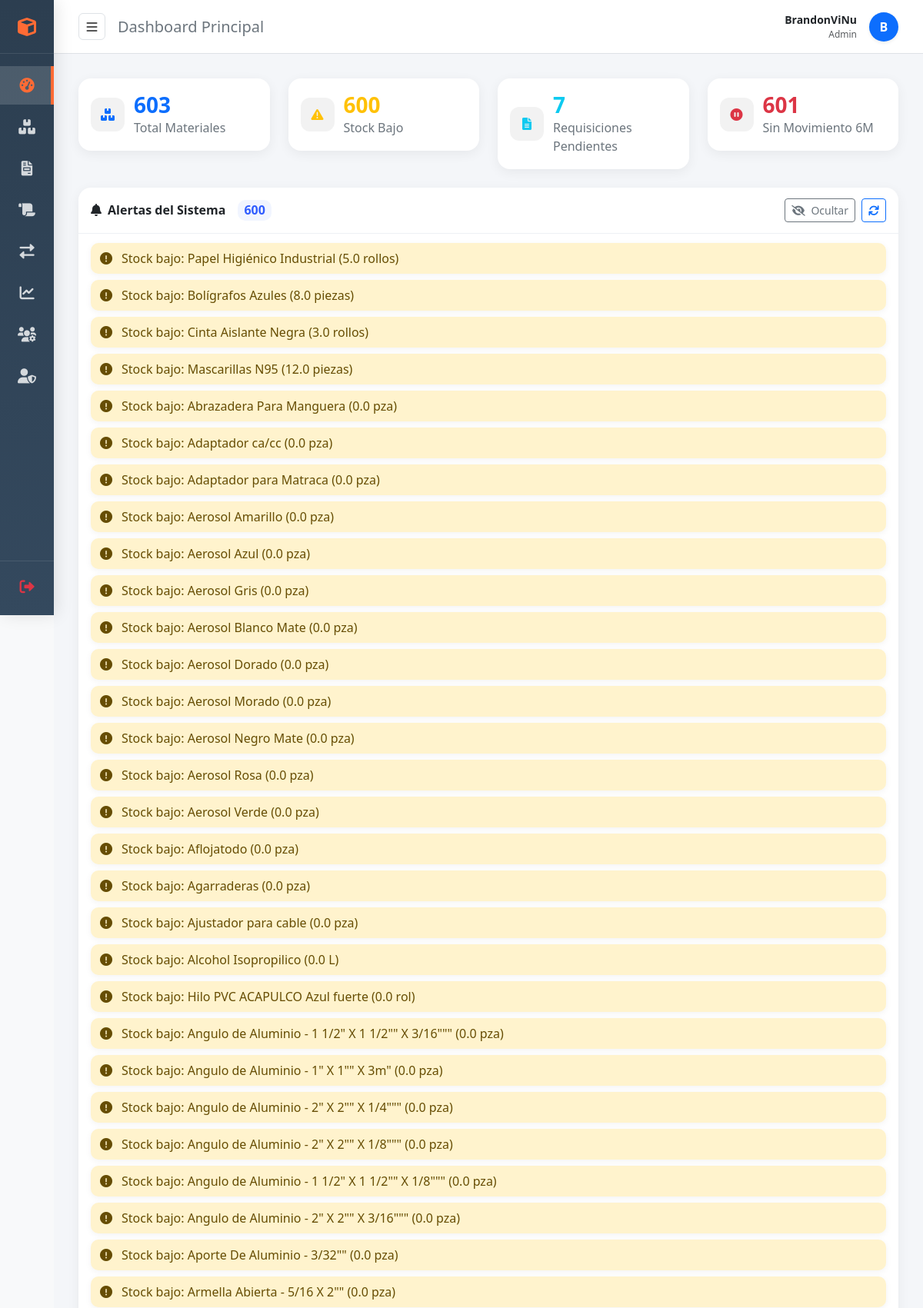
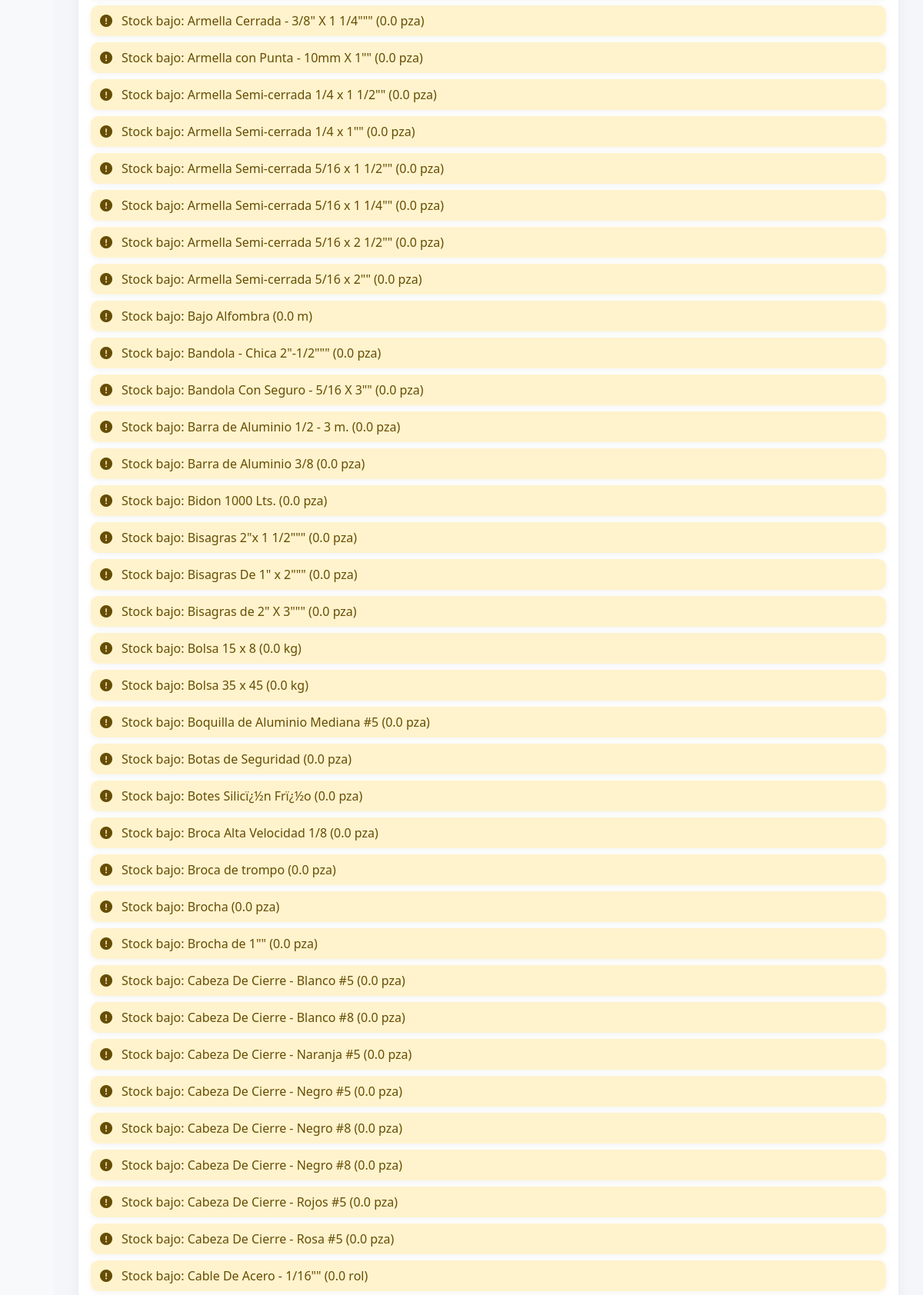
/ (signed in, upper part), run on the app's committed database (2 pictures, top to bottom).
### models.py (models this page shows, shortened)
class User(UserMixin, db.Model):
    id = db.Column(db.Integer, primary_key=True)
    username = db.Column(db.String(80), unique=True, nullable=False)
    email = db.Column(db.String(120), unique=True, nullable=False)
    password_hash = db.Column(db.String(120), nullable=False)
    role = db.Column(db.String(50), nullable=False, default='requisitador')
    department = db.Column(db.String(100), nullable=True)
    is_leader = db.Column(db.Boolean, default=False)
    is_verified = db.Column(db.Boolean, default=False)
    verified_at = db.Column(db.DateTime)
    created_at = db.Column(db.DateTime, default=datetime.utcnow)

### app.py (the view)
@app.route('/')
@login_required
def dashboard():
    total_materials = Material.query.count()
    low_stock_materials = Material.query.filter(Material.current_stock <= Material.min_stock).count()
    alerts = []
    if current_user.role == 'requisitador':
        pending_requests = Request.query.filter_by(
            user_id=current_user.id,
            status='pendiente'
        ).count()
        my_recent_requests = Request.query.filter_by(user_id=current_user.id).order_by(Request.created_at.desc()).limit(5).all()
        for req in my_recent_requests:
            alert_type = 'info'
            if req.status == 'pendiente': alert_type = 'warning'
            elif req.status == 'aprobada': alert_type = 'success'
            elif req.status == 'rechazada': alert_type = 'danger'
            elif req.status == 'entregada': alert_type = 'primary'
            alerts.append({
                'type': alert_type,
                'message': f'Tu Requisición #{req.id} está actualmente: {req.status.upper()}'
            })
    else:
        pending_requests = Request.query.filter_by(status='pendiente').count()
        low_stock = Material.query.filter(Material.current_stock <= Material.min_stock).all()
        for material in low_stock:
            alerts.append({
                'type': 'warning',
                'message': f'Stock bajo: {material.name} ({material.current_stock} {material.unit})'
            })
    six_months_ago = datetime.utcnow() - timedelta(days=180)
    no_movement_materials = Material.query.filter(
        (Material.last_movement < six_months_ago) | (Material.last_movement.is_(None))
    ).count()
    return render_template('dashboard.html',
                         total_materials=total_materials,
                         low_stock_materials=low_stock_materials,
                         pending_requests=pending_requests,
                         no_movement_materials=no_movement_materials,
                         alerts=alerts)

### app.py (called while the page is built, shortened)
@app.context_processor
def inject_globals():
    try:
        active_depts = Department.query.filter_by(is_active=True).order_by(Department.name).all()
        departments = active_depts if active_depts else DEPARTMENTS_STATIC
    except Exception:
        departments = DEPARTMENTS_STATIC
    try:
        categories = Category.query.filter_by(is_active=True).order_by(Category.name).all()
    except:
        categories = []
    try:
        units = Unit.query.filter_by(is_active=True).order_by(Unit.name).all()
    except:
        units = []
    return {
        'moment': datetime,
        'now': datetime.utcnow(),
        'departments': departments,
        'categories': categories,
        'units': units
    }

@login_manager.user_loader
def load_user(user_id):
    return User.query.get(int(user_id))

@app.context_processor
def inject_datetime():
    return {
        'moment': datetime,
        'now': datetime.utcnow()
    }

@app.context_processor
def inject_permissions():
    return dict(has_perm=lambda p: has_perm(current_user, p))

@app.after_request
def cleanup_temp_files(response):
    try:
        upload_folder = app.config['UPLOAD_FOLDER']
        if os.path.exists(upload_folder):
            now = datetime.now()
    except:
        pass
    return response

### templates/dashboard.html (shortened to what this page needs)
{% extends "base.html" %}
{% block page_title %}Dashboard Principal{% endblock %}
{% block content %}
<div class="row">
  <div class="col-md-3 mb-4">
    <div class="stat-card text-primary">
      <div class="stat-icon"><i class="fas fa-boxes"></i></div>
      <h3>{{ total_materials }}</h3>
      <p>Total Materiales</p>
    </div>
  </div>
  <div class="col-md-3 mb-4">
    <div class="stat-card text-warning">
      <div class="stat-icon"><i class="fas fa-exclamation-triangle"></i></div>
      <h3>{{ low_stock_materials }}</h3>
      <p>Stock Bajo</p>
    </div>
  </div>
  <div class="col-md-3 mb-4">
    <div class="stat-card text-info">
      <div class="stat-icon"><i class="fas fa-file-alt"></i></div>
      <h3>{{ pending_requests }}</h3>
      <p>Requisiciones Pendientes</p>
    </div>
  </div>
  <div class="col-md-3 mb-4">
    <div class="stat-card text-danger">
      <div class="stat-icon"><i class="fas fa-pause-circle"></i></div>
      <h3>{{ no_movement_materials }}</h3>
      <p>Sin Movimiento 6M</p>
    </div>
  </div>
</div>
{% if alerts %}
<div class="row" id="alerts-row">
  <div class="col-12">
    <div class="alerts-wrapper">
      <div class="alerts-header">
        <h5 class="title mb-0">
          <i class="fas fa-bell"></i>
          Alertas del Sistema
          <span class="badge-soft ms-2">{{ alerts|length }}</span>
        </h5>
        <div class="d-flex align-items-center gap-2">
          <button id="toggle-alerts-btn" class="btn btn-sm btn-outline-secondary">
          </button>
          <button id="refresh-alerts-btn" class="btn btn-sm btn-outline-primary" title="Refrescar">
            <i class="fas fa-sync"></i>
          </button>
        </div>
      </div>
      <div class="alerts-body" id="alerts-body">
        {% for alert in alerts %}
        <div class="alert alert-{{ alert.type }} sys-alert compact mb-2" role="status">
          <i class="fas fa-exclamation-circle me-1"></i>
          <div>{{ alert.message }}</div>
        </div>
        {% endfor %}
      </div>
    </div>
  </div>
</div>
{% endif %}
{% endblock %}

### templates/base.html (shortened to what this page needs)
<!DOCTYPE html>
<html lang="es">
<head>
    <link href="https://cdn.jsdelivr.net/npm/bootstrap@5.3.0/dist/css/bootstrap.min.css" rel="stylesheet">
    <link href="https://cdnjs.cloudflare.com/ajax/libs/font-awesome/6.0.0/css/all.min.css" rel="stylesheet">
</head>
<body>
    {% if current_user.is_authenticated %}
    <div class="sidebar" id="sidebar">
        <div class="logo">
            <div class="logo-icon">
                <i class="fas fa-cube"></i>
            </div>
        </div>
        <div class="nav-group">
            <a class="nav-link" href="{{ url_for('dashboard') }}" title="Dashboard">
                <i class="fas fa-tachometer-alt"></i><span>Dashboard</span>
            </a>
            <a class="nav-link" href="{{ url_for('materials') }}" title="Materiales">
                <i class="fas fa-boxes"></i><span>Materiales</span>
            </a>
            <a class="nav-link" href="{{ url_for('requests') }}" title="Requisiciones">
                <i class="fas fa-file-invoice"></i><span>Requisiciones</span>
            </a>
            <a class="nav-link" href="{{ url_for('fabric_rolls') }}" title="Rollos de Tela">
                <i class="fas fa-scroll"></i><span>Rollos de Tela</span>
            </a>
            <a class="nav-link" href="{{ url_for('stock_movements') }}" title="Movimientos">
                <i class="fas fa-exchange-alt"></i><span>Movimientos</span>
            </a>
            {% if current_user.role != 'requisitador' %}
            <a class="nav-link" href="{{ url_for('reports') }}" title="Reportes">
                <i class="fas fa-chart-line"></i><span>Reportes</span>
            </a>
            {% endif %}
            {% if current_user.is_leader %}
            <a class="nav-link" href="{{ url_for('leader_dashboard') }}" title="Panel Líder">
                <i class="fas fa-users-cog"></i><span>Panel Líder</span>
            </a>
            {% endif %}
            {% if current_user.role == 'admin' %}
            <a class="nav-link {{ 'active' if request.path.startswith('/admin/users-and-codes') else '' }}"
                href="{{ url_for('admin_users_and_codes') }}" title="Usuarios & Códigos">
                <i class="fas fa-user-shield"></i><span>Usuarios & Códigos</span>
            </a>
            {% endif %}
        </div>
        <div class="sidebar-footer">
            <a class="nav-link" href="{{ url_for('logout') }}" title="Cerrar Sesión">
                <i class="fas fa-sign-out-alt text-danger"></i><span>Cerrar Sesión</span>
            </a>
        </div>
    </div>
    <div class="main-content" id="mainContent">
        <div class="top-navbar">
            <div class="d-flex align-items-center">
                <button class="toggle-btn me-3" id="toggleSidebar">
                    <i class="fas fa-bars"></i>
                </button>
                <h5 class="mb-0 text-secondary">{% block page_title %}Dashboard{% endblock %}</h5>
            </div>
            <div class="ms-auto user-menu">
                <div class="text-end d-none d-md-block">
                    <div class="fw-bold small mb-0">{{ current_user.username }}</div>
                    <div class="text-muted small" style="font-size: 0.75rem;">{{ current_user.role|title }}</div>
                </div>
                <div class="rounded-circle bg-primary text-white d-flex align-items-center justify-content-center fw-bold shadow-sm"
                    style="width: 38px; height: 38px;">
                    {{ current_user.username[0].upper() }}
                </div>
            </div>
        </div>
        <div class="content-area">
            {% block content %}{% endblock %}
        </div>
    </div>
    {% else %}
    {% block login_content %}{% endblock %}
    {% endif %}
</body>
</html>

### templates/base.html (style rules this page uses)
:root { --primary-color: #ff6b35; --primary-dark: #e55a2b; --primary-light: #ff8554; --secondary-color: #ff9558; --accent-color: #ffc93c; --success-color: #27ae60; --warning-color: #f39c12; --danger-color: #e74c3c; --dark-bg: #2c2c2c; --light-bg: #f8f9fa; --sidebar-width: 280px; --sidebar-collapsed: 70px; }
* { margin: 0; padding: 0; box-sizing: border-box; }
body { font-family: 'Segoe UI', Tahoma, Geneva, Verdana, sans-serif; background-color: var(--light-bg); overflow-x: hidden; }
.sidebar { position: fixed; top: 0; left: 0; height: 100vh; width: var(--sidebar-collapsed); background: linear-gradient(180deg, #2c3e50 0%, #34495e 100%); color: white; z-index: 1000; transition: width 0.3s cubic-bezier(0.4, 0, 0.2, 1); box-shadow: 4px 0 20px rgba(0, 0, 0, 0.1); display: flex; flex-direction: column; overflow-x: hidden; }
.sidebar .logo { height: 70px; min-height: 70px; display: flex; align-items: center; border-bottom: 1px solid rgba(255, 255, 255, 0.1); padding: 0; overflow: hidden; white-space: nowrap; }
.sidebar .logo-icon { width: var(--sidebar-collapsed); min-width: var(--sidebar-collapsed); display: flex; justify-content: center; align-items: center; font-size: 1.5rem; color: var(--primary-color); }
.sidebar .nav-group { flex: 1; overflow-y: auto; overflow-x: hidden; padding-top: 1rem; }
.sidebar .nav-link { display: flex; align-items: center; color: rgba(255, 255, 255, 0.8); height: 50px; text-decoration: none; transition: all 0.2s; position: relative; white-space: nowrap; margin-bottom: 4px; }
.sidebar .nav-link.active { color: var(--primary-color); background: rgba(255, 255, 255, 0.15); border-right: 4px solid var(--primary-color); }
.sidebar .nav-link i { width: var(--sidebar-collapsed); min-width: var(--sidebar-collapsed); display: flex; justify-content: center; align-items: center; font-size: 1.2rem; transition: transform 0.2s; }
.sidebar-footer { border-top: 1px solid rgba(255, 255, 255, 0.1); padding: 0.5rem 0; }
.main-content { margin-left: var(--sidebar-collapsed); min-height: 100vh; transition: margin-left 0.3s cubic-bezier(0.4, 0, 0.2, 1); background-color: #f4f6f9; display: flex; flex-direction: column; }
.top-navbar { height: 70px; background: white; border-bottom: 1px solid #dee2e6; display: flex; align-items: center; padding: 0 2rem; position: sticky; top: 0; z-index: 900; }
.toggle-btn { background: transparent; border: 1px solid #dee2e6; color: #555; width: 35px; height: 35px; border-radius: 6px; display: flex; align-items: center; justify-content: center; cursor: pointer; transition: all 0.2s; }
.content-area { padding: 2rem; flex: 1; }
.alert { border: none; box-shadow: 0 2px 8px rgba(0, 0, 0, 0.05); border-radius: 8px; }
.user-menu { display: flex; align-items: center; gap: 1rem; }

### templates/dashboard.html (style rules this page uses)
.stat-card { position: relative; border-radius: 16px; padding: 18px 18px 18px 72px; background: #fff; box-shadow: 0 4px 16px rgba(0, 0, 0, .06); min-height: 92px; transition: transform .15s ease, box-shadow .15s ease; }
.stat-card .stat-icon { position: absolute; left: 16px; top: 50%; transform: translateY(-50%); width: 44px; height: 44px; border-radius: 12px; display: flex; align-items: center; justify-content: center; background: rgba(0, 0, 0, .05); }
.stat-card h3 { margin: 0; font-weight: 700; }
.stat-card p { margin: 0; color: #6c757d; }
.alerts-wrapper { border-radius: 16px; overflow: hidden; box-shadow: 0 4px 16px rgba(0, 0, 0, .06); background: #fff; }
.alerts-header { display: flex; align-items: center; justify-content: space-between; gap: 12px; padding: 14px 16px; border-bottom: 1px solid #eef1f4; }
.alerts-header .title { display: flex; align-items: center; gap: 8px; margin: 0; font-size: 1rem; font-weight: 700; }
.alerts-body { padding: 12px 16px; }
.alert.compact { padding: .5rem .75rem; margin-bottom: .5rem; border-radius: 10px; display: flex; align-items: center; gap: .5rem; }
.badge-soft { background: #f1f5ff; color: #2f5cff; border-radius: 10px; padding: .25rem .5rem; font-weight: 600; }

### data on the page
User: username "BrandonViNu", role "Admin", username "B"

### other printed values
{{ total_materials }} "603"
{{ low_stock_materials }} "600"
{{ pending_requests }} "7"
{{ no_movement_materials }} "601"
{{ alerts|length }} "600"
{{ alert.message }} "Stock bajo: Papel Higiénico Industrial (5.0 rollos)" "Stock bajo: Bolígrafos Azules (8.0 piezas)" "Stock bajo: Cinta Aislante Negra (3.0 rollos)" "Stock bajo: Mascarillas N95 (12.0 piezas)" "Stock bajo: Abrazadera Para Manguera (0.0 pza)" "Stock bajo: Adaptador ca/cc (0.0 pza)" "Stock bajo: Adaptador para Matraca (0.0 pza)" "Stock bajo: Aerosol Amarillo (0.0 pza)" "Stock bajo: Aerosol Azul (0.0 pza)" "Stock bajo: Aerosol Gris (0.0 pza)" "Stock bajo: Aerosol Blanco Mate (0.0 pza)" "Stock bajo: Aerosol Dorado (0.0 pza)" "Stock bajo: Aerosol Morado (0.0 pza)" "Stock bajo: Aerosol Negro Mate (0.0 pza)" "Stock bajo: Aerosol Rosa (0.0 pza)" "Stock bajo: Aerosol Verde (0.0 pza)" "Stock bajo: Aflojatodo (0.0 pza)" "Stock bajo: Agarraderas (0.0 pza)" "Stock bajo: Ajustador para cable (0.0 pza)" "Stock bajo: Alcohol Isopropilico (0.0 L)" "Stock bajo: Hilo PVC ACAPULCO Azul fuerte (0.0 rol)" "Stock bajo: Angulo de Aluminio - 1 1/2\" X 1 1/2\"\" X 3/16\"\"\" (0.0 pza)" "Stock bajo: Angulo de Aluminio - 1\" X 1\"\" X 3m\" (0.0 pza)" "Stock bajo: Angulo de Aluminio - 2\" X 2\"\" X 1/4\"\"\" (0.0 pza)" "Stock bajo: Angulo de Aluminio - 2\" X 2\"\" X 1/8\"\"\" (0.0 pza)" "Stock bajo: Angulo de Aluminio - 1 1/2\" X 1 1/2\"\" X 1/8\"\"\" (0.0 pza)" "Stock bajo: Angulo de Aluminio - 2\" X 2\"\" X 3/16\"\"\" (0.0 pza)" "Stock bajo: Aporte De Aluminio - 3/32\"\" (0.0 pza)" "Stock bajo: Armella Abierta - 5/16 X 2\"\" (0.0 pza)" "Stock bajo: Armella Cerrada - 3/8\" X 1 1/4\"\"\" (0.0 pza)" "Stock bajo: Armella con Punta - 10mm X 1\"\" (0.0 pza)" "Stock bajo: Armella Semi-cerrada 1/4 x 1 1/2\"\" (0.0 pza)" "Stock bajo: Armella Semi-cerrada 1/4 x 1\"\" (0.0 pza)" "Stock bajo: Armella Semi-cerrada 5/16 x 1 1/2\"\" (0.0 pza)" "Stock bajo: Armella Semi-cerrada 5/16 x 1 1/4\"\" (0.0 pza)" "Stock bajo: Armella Semi-cerrada 5/16 x 2 1/2\"\" (0.0 pza)" "Stock bajo: Armella Semi-cerrada 5/16 x 2\"\" (0.0 pza)" "Stock bajo: Bajo Alfombra (0.0 m)" "Stock bajo: Bandola - Chica 2\"-1/2\"\"\" (0.0 pza)" "Stock bajo: Bandola Con Seguro - 5/16 X 3\"\" (0.0 pza)" "Stock bajo: Barra de Aluminio 1/2 - 3 m. (0.0 pza)" "Stock bajo: Barra de Aluminio 3/8 (0.0 pza)" "Stock bajo: Bidon 1000 Lts. (0.0 pza)" "Stock bajo: Bisagras 2\"x 1 1/2\"\"\" (0.0 pza)" "Stock bajo: Bisagras De 1\" x 2\"\"\" (0.0 pza)" "Stock bajo: Bisagras de 2\" X 3\"\"\" (0.0 pza)" "Stock bajo: Bolsa 15 x 8 (0.0 kg)" "Stock bajo: Bolsa 35 x 45 (0.0 kg)" "Stock bajo: Boquilla de Aluminio Mediana #5 (0.0 pza)" "Stock bajo: Botas de Seguridad (0.0 pza)" "Stock bajo: Botes Silicï¿½n Frï¿½o (0.0 pza)" "Stock bajo: Broca Alta Velocidad 1/8 (0.0 pza)" "Stock bajo: Broca de trompo (0.0 pza)" "Stock bajo: Brocha (0.0 pza)" "Stock bajo: Brocha de 1\"\" (0.0 pza)" "Stock bajo: Cabeza De Cierre - Blanco #5 (0.0 pza)" "Stock bajo: Cabeza De Cierre - Blanco #8 (0.0 pza)" "Stock bajo: Cabeza De Cierre - Naranja #5 (0.0 pza)" "Stock bajo: Cabeza De Cierre - Negro #5 (0.0 pza)" "Stock bajo: Cabeza De Cierre - Negro #8 (0.0 pza)" "Stock bajo: Cabeza De Cierre - Negro #8 (0.0 pza)" "Stock bajo: Cabeza De Cierre - Rojos #5 (0.0 pza)" "Stock bajo: Cabeza De Cierre - Rosa #5 (0.0 pza)" "Stock bajo: Cable De Acero - 1/16\"\" (0.0 rol)"
